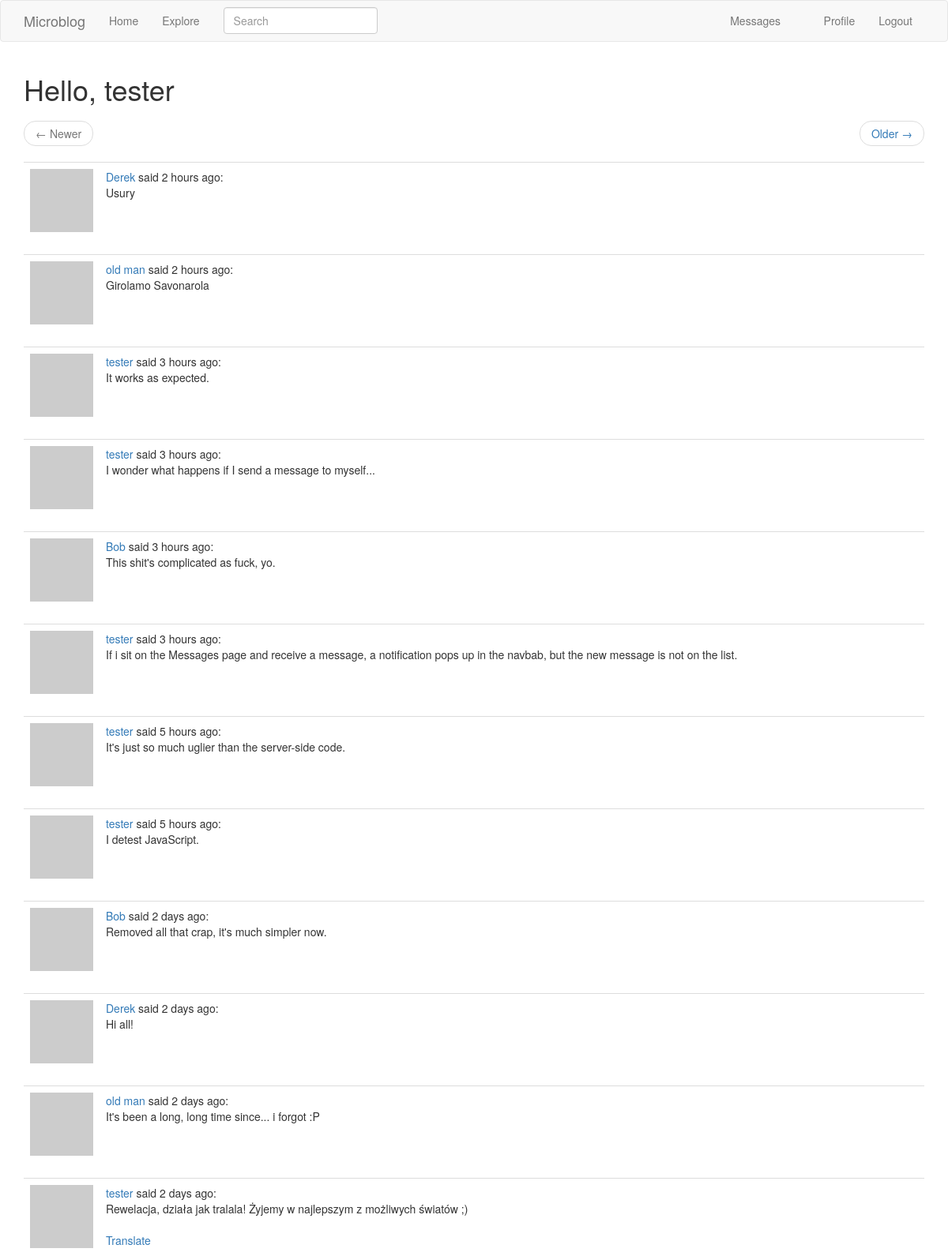
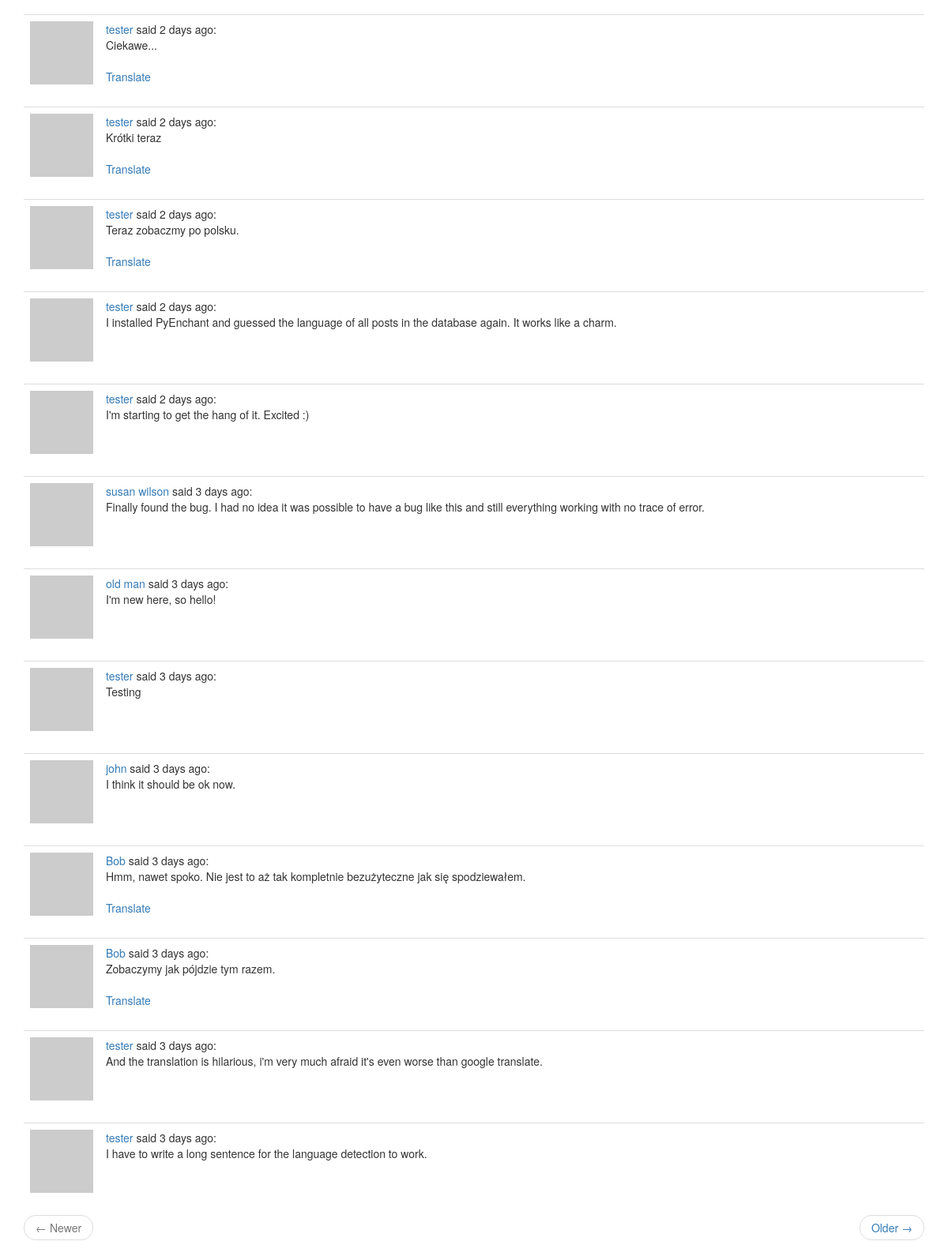
Screenshot of /explore (signed in) with the database file from the repository (2 pictures, top to bottom).
### app/models.py (models this page shows, shortened)
class User(UserMixin, db.Model):
    id = db.Column(db.Integer, primary_key=True)
    username = db.Column(db.String(64), index=True, unique=True)
    email = db.Column(db.String(120), index=True, unique=True)
    password_hash = db.Column(db.String(128))
    about_me = db.Column(db.String(140))
    last_seen = db.Column(db.DateTime, default=datetime.utcnow)
    last_message_read_time = db.Column(db.DateTime)
    posts = db.relationship('Post', backref='author', lazy='dynamic')
    followed = db.relationship(
        'User', secondary=followers,
        primaryjoin=(followers.c.follower_id == id),
        secondaryjoin=(followers.c.followed_id == id),
        backref=db.backref('followers', lazy='dynamic'), lazy='dynamic')
    messages_sent = db.relationship(
        'Message',
        foreign_keys='Message.sender_id',
        backref='author', lazy='dynamic')
    messages_received = db.relationship(
        'Message',
        foreign_keys='Message.recipient_id',
        backref='recipient', lazy='dynamic')
    notifications = db.relationship('Notification', backref='user',
                                    lazy='dynamic')
    def avatar(self, size):
        digest = md5(self.email.lower().encode('utf-8')).hexdigest()
        return 'https://www.gravatar.com/avatar/{}?d=retro&s={}'.format(
            digest, size)
    def new_messages(self):
        last_read_time = self.last_message_read_time or datetime(1900, 1, 1)
        return Message.query.filter_by(recipient=self).filter(
            Message.timestamp > last_read_time).count()

class Post(db.Model):
    __searchable__ = ['body']
    id = db.Column(db.Integer, primary_key=True)
    body = db.Column(db.String(140))
    timestamp = db.Column(db.DateTime, index=True, default=datetime.utcnow)
    user_id = db.Column(db.Integer, db.ForeignKey('user.id'))
    language = db.Column(db.String(5))

### app/main/routes.py (the view)
@bp.route('/explore')
@login_required
def explore():
    page = request.args.get('page', 1, type=int)
    posts = Post.query.order_by(Post.timestamp.desc()).paginate(
        page, current_app.config['POSTS_PER_PAGE'], False)
    next_url = url_for('main.explore', page=posts.next_num) \
        if posts.has_next else None
    prev_url = url_for('main.explore', page=posts.prev_num) \
        if posts.has_prev else None
    return render_template('index.html', title=_('Explore'), posts=posts.items,
                           next_url=next_url, prev_url=prev_url)

### app/main/forms.py
class SearchForm(FlaskForm):
    q = StringField(_l('Search'), validators=[DataRequired()])
    def __init__(self, *args, **kwargs):
        if 'formdata' not in kwargs:
            kwargs['formdata'] = request.args
        if 'csrf_enabled' not in kwargs:
            kwargs['csrf_enabled'] = False
        super().__init__(*args, **kwargs)

### app/main/routes.py (called while the page is built)
@bp.before_app_request
def before_request():
    if current_user.is_authenticated:
        current_user.last_seen = datetime.utcnow()
        db.session.commit()
        g.search_form = SearchForm()
    g.locale = str(get_locale())

### app/models.py (called while the page is built)
@login.user_loader
def load_user(id):
    return User.query.get(int(id))

### app/templates/index.html (shortened to what this page needs)
{% extends "base.html" %}
{% import 'bootstrap/wtf.html' as wtf %}
{% block app_content %}
  <h1>{{ _('Hello,') }} {{ current_user.username }}</h1>
  {% if posts %}
    {% include '_page_nav.html' %}
    {% for post in posts %}
      {% include '_post.html' %}
    {% endfor %}
    {% include '_page_nav.html' %}
  {% else %}
    <p class="text-muted">{{ _('No posts') }}</p>
  {% endif %}
{% endblock %}

### app/templates/_post.html
<table class="table table-hover">
  <tr>
    <td width="40px"><img src="{{ post.author.avatar(40) }}"></td>
    <td>
      <span class="user_popup">
        <a href="{{ url_for('main.user', username=post.author.username) }}">
          {{ post.author.username }}
        </a>
      </span>
      {{ _('said') }} {{ moment(post.timestamp).fromNow() }}:
      <br>
      <span id="post{{ post.id }}">{{ post.body }}</span>
      {% if post.language and post.language != g.locale %}
        <br><br>
        <span id="translation{{ post.id }}">
          <a href="javascript:translate(
                                '#post{{ post.id }}',
                                '#translation{{ post.id }}',
                                '{{ post.language }}',
                                '{{ g.locale }}');">{{ _('Translate') }}</a>
        </span>
      {% endif %}
    </td>
  </tr>
</table>

### rows the page displays
User: username "tester"
Post: author.username "Derek", timestamp "2 hours ago", body "Usury"
Post: author.username "old man", timestamp "2 hours ago", body "Girolamo Savonarola"
Post: author.username "tester", timestamp "3 hours ago", body "It works as expected."
Post: author.username "tester", timestamp "3 hours ago", body "I wonder what happens if I send a message to myself..."
Post: author.username "Bob", timestamp "3 hours ago", body "This shit's complicated as fuck, yo."
Post: author.username "tester", timestamp "3 hours ago", body "If i sit on the Messages page and receive a message, a notification pops up in the navbab, but the new message is not on the list."
Post: author.username "tester", timestamp "5 hours ago", body "It's just so much uglier than the server-side code."
Post: author.username "tester", timestamp "5 hours ago", body "I detest JavaScript."
Post: author.username "Bob", timestamp "2 days ago", body "Removed all that crap, it's much simpler now."
Post: author.username "Derek", timestamp "2 days ago", body "Hi all!"
Post: author.username "old man", timestamp "2 days ago", body "It's been a long, long time since... i forgot :P"
Post: author.username "tester", timestamp "2 days ago", body "Rewelacja, działa jak tralala! Żyjemy w najlepszym z możliwych światów ;)"
Post: author.username "tester", timestamp "2 days ago", body "Ciekawe..."
Post: author.username "tester", timestamp "2 days ago", body "Krótki teraz"
Post: author.username "tester", timestamp "2 days ago", body "Teraz zobaczmy po polsku."
Post: author.username "tester", timestamp "2 days ago", body "I installed PyEnchant and guessed the language of all posts in the database again. It works like a charm."
Post: author.username "tester", timestamp "2 days ago", body "I'm starting to get the hang of it. Excited :)"
Post: author.username "susan wilson", timestamp "3 days ago", body "Finally found the bug. I had no idea it was possible to have a bug like this and still everything working with no trace of error."
Post: author.username "old man", timestamp "3 days ago", body "I'm new here, so hello!"
Post: author.username "tester", timestamp "3 days ago", body "Testing"
Post: author.username "john", timestamp "3 days ago", body "I think it should be ok now."
Post: author.username "Bob", timestamp "3 days ago", body "Hmm, nawet spoko. Nie jest to aż tak kompletnie bezużyteczne jak się spodziewałem."
Post: author.username "Bob", timestamp "3 days ago", body "Zobaczymy jak pójdzie tym razem."
Post: author.username "tester", timestamp "3 days ago", body "And the translation is hilarious, i'm very much afraid it's even worse than google translate."
Post: author.username "tester", timestamp "3 days ago", body "I have to write a long sentence for the language detection to work."
